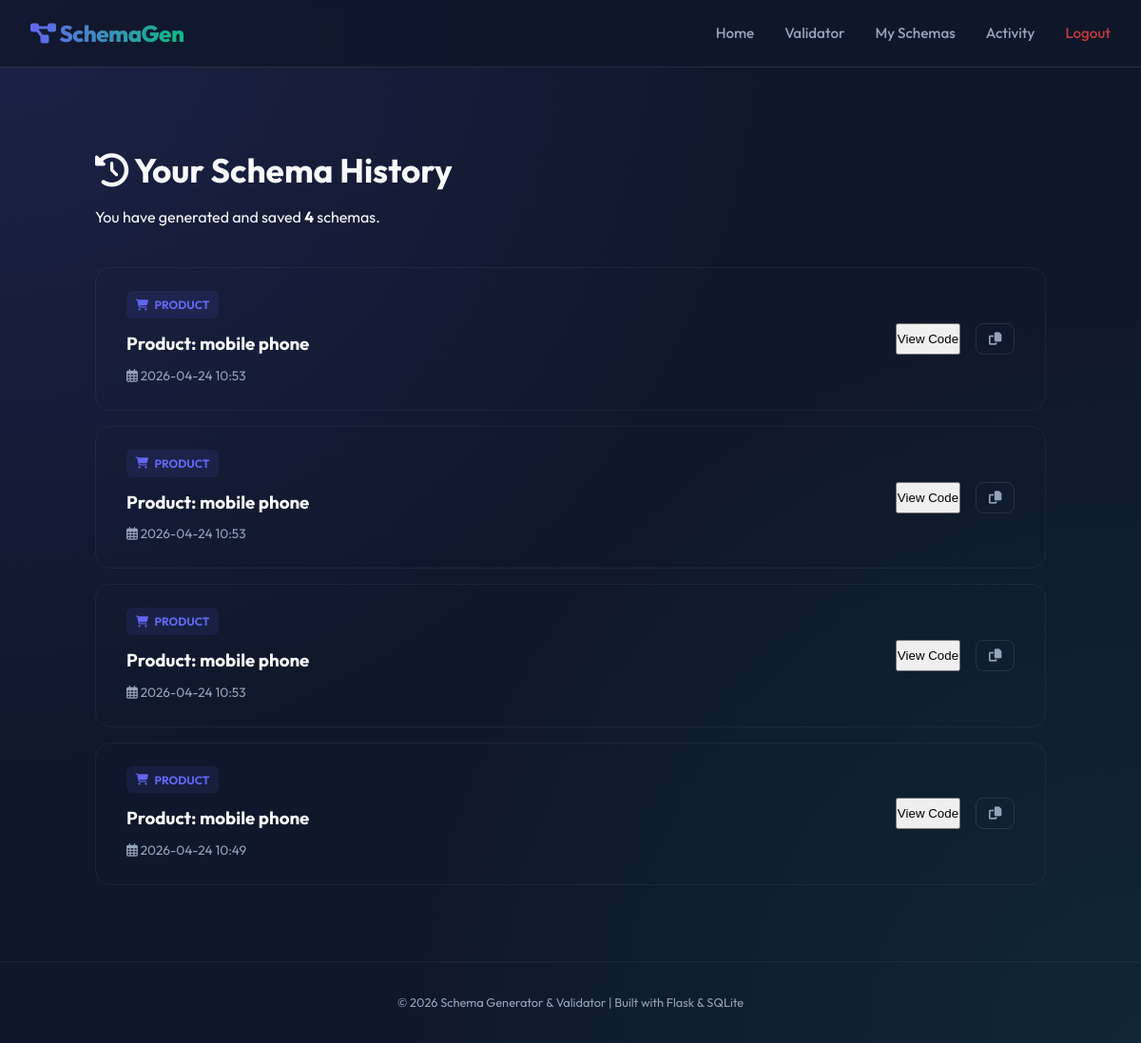
The app's page /history (signed in) with its own data.
### models.py (models this page shows, shortened)
class Schema(db.Model):
    id = db.Column(db.Integer, primary_key=True)
    schema_type = db.Column(db.String(50), nullable=False)
    schema_name = db.Column(db.String(200), nullable=False) # e.g. "Product: iPhone 15"
    json_content = db.Column(db.Text, nullable=False)
    created_at = db.Column(db.DateTime, default=datetime.utcnow)
    user_id = db.Column(db.Integer, db.ForeignKey('user.id'), nullable=False)

### app.py (the view)
@app.route('/history')
@login_required
def history():
    user_schemas = Schema.query.filter_by(user_id=current_user.id).order_by(Schema.created_at.desc()).all()
    return render_template('history.html', schemas=user_schemas)

### app.py (called while the page is built)
@login_manager.user_loader
def load_user(user_id):
    return db.session.get(User, int(user_id))

### templates/history.html (shortened to what this page needs)
{% extends 'base.html' %}
{% block content %}
<div class="history-container">
    <div class="history-header">
        <h1><i class="fas fa-history"></i> Your Schema History</h1>
        <p>You have generated and saved <strong>{{ schemas|length }}</strong> schemas.</p>
    </div>
    {% if schemas %}
    <div class="history-list">
        {% for schema in schemas %}
        <div class="history-card">
            <div class="card-left">
                <div class="type-badge {{ schema.schema_type }}">
                    <i
                        class="fas {% if schema.schema_type == 'product' %}fa-shopping-cart{% elif schema.schema_type == 'faq' %}fa-question-circle{% else %}fa-graduation-cap{% endif %}"></i>
                    {{ schema.schema_type|upper }}
                </div>
                <h3>{{ schema.schema_name }}</h3>
                <span class="timestamp"><i class="far fa-calendar-alt"></i> {{ schema.created_at.strftime('%Y-%m-%d
                    %H:%M') }}</span>
            </div>
            <div class="card-right">
                <button class="btn-secondary view-code" data-content="{{ schema.json_content }}">View Code</button>
                <button class="btn-copy-history" data-content="{{ schema.json_content }}"><i
                        class="fas fa-copy"></i></button>
            </div>
        </div>
        {% endfor %}
    </div>
    {% endif %}
</div>
{% endblock %}

### static/css/style.css (style rules this page uses)
:root { --bg-dark: #0f172a; --bg-card: rgba(30, 41, 59, 0.7); --primary: #6366f1; --primary-glow: rgba(99, 102, 241, 0.3); --accent: #10b981; --accent-glow: rgba(16, 185, 129, 0.3); --danger: #ef4444; --text-main: #f8fafc; --text-muted: #94a3b8; --glass-border: rgba(255, 255, 255, 0.1); --transition: all 0.4s cubic-bezier(0.4, 0, 0.2, 1); }
* { margin: 0; padding: 0; box-sizing: border-box; }
body { background: var(--bg-dark); background-image: radial-gradient(circle at 0% 0%, rgba(99, 102, 241, 0.15) 0%, transparent 50%), radial-gradient(circle at 100% 100%, rgba(16, 185, 129, 0.1) 0%, transparent 50%); color: var(--text-main); font-family: 'Outfit', sans-serif; line-height: 1.6; min-height: 100vh; }

### templates/history.html (style rules this page uses)
.history-container { max-width: 1000px; margin: 3rem auto; }
.history-header { margin-bottom: 2.5rem; }
.history-header h1 { font-size: 2.2rem; margin-bottom: 0.5rem; }
.history-card { background: var(--card); border-radius: 1rem; padding: 1.5rem 2rem; margin-bottom: 1rem; border: 1px solid rgba(255, 255, 255, 0.05); display: flex; justify-content: space-between; align-items: center; transition: all 0.3s ease; }
.type-badge { display: inline-flex; align-items: center; gap: 0.4rem; padding: 0.3rem 0.6rem; border-radius: 0.4rem; font-size: 0.75rem; font-weight: 700; margin-bottom: 0.75rem; }
.product { background: rgba(99, 102, 241, 0.1); color: var(--primary); }
.timestamp { display: block; margin-top: 0.5rem; font-size: 0.85rem; color: var(--text-muted); }
.card-right { display: flex; gap: 1rem; }
.btn-copy-history { background: none; border: 1px solid rgba(255, 255, 255, 0.1); color: var(--text-muted); padding: 0.5rem 0.8rem; border-radius: 0.5rem; cursor: pointer; transition: all 0.3s; }

### records on screen
Schema: schema_type "PRODUCT", schema_name "Product: mobile phone", created_at "2026-04-24 10:53"
Schema: schema_type "PRODUCT", schema_name "Product: mobile phone", created_at "2026-04-24 10:53"
Schema: schema_type "PRODUCT", schema_name "Product: mobile phone", created_at "2026-04-24 10:53"
Schema: schema_type "PRODUCT", schema_name "Product: mobile phone", created_at "2026-04-24 10:49"

### other values on screen
{{ schemas|length }} "4"
